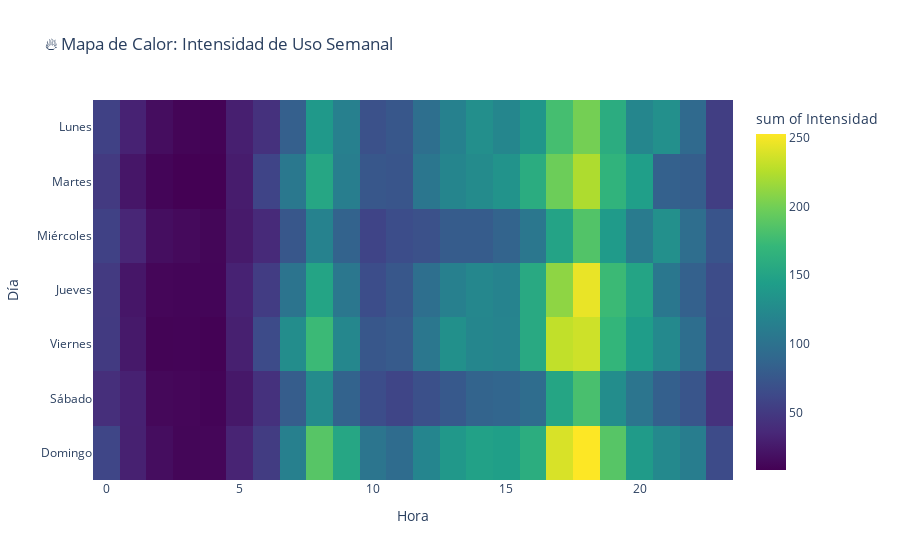

Notebook code for this chart:
### Code cell
import pandas as pd
import plotly.express as px

# 1. CARGA DE DATOS (Copiamos la lógica base)
url_bici = "https://ckan-data.montevideo.gub.uy/dataset/15a3de29-2353-4d5f-9bae-e1617fa9e974/resource/6ada7fb7-cd03-4752-8b73-ef083df739aa/download/conteo_ciclovia_2025.csv"
df = pd.read_csv(url_bici, encoding='utf-8', on_bad_lines='skip')
df.columns = df.columns.str.strip().str.lower()

# Procesamiento
df['fecha_dt'] = pd.to_datetime(df['fecha'], dayfirst=True, errors='coerce')
df['hora_num'] = pd.to_numeric(df['hora'].astype(str).str.split(':').str[0], errors='coerce')
df['total_bicis'] = df['hacia_ciudad_vieja'] + df['hacia_tres_cruces']

# 2. PREPARACIÓN PARA EL MAPA DE CALOR
# Extraemos el nombre del día y lo ordenamos para que no salga alfabético
df['dia_semana'] = df['fecha_dt'].dt.day_name()
orden_dias = ['Monday', 'Tuesday', 'Wednesday', 'Thursday', 'Friday', 'Saturday', 'Sunday']
mapa_espanol = {'Monday': 'Lunes', 'Tuesday': 'Martes', 'Wednesday': 'Miércoles', 'Thursday': 'Jueves', 
                'Friday': 'Viernes', 'Saturday': 'Sábado', 'Sunday': 'Domingo'}

# Agrupamos: Promedio de bicis por (Día, Hora)
# Esto nos dice "El Lunes a las 18hs pasan X bicis en promedio"
heatmap_data = df.groupby(['dia_semana', 'hora_num'])['total_bicis'].mean().reset_index()

# Aplicamos traducción y orden
heatmap_data['dia_label'] = heatmap_data['dia_semana'].map(mapa_espanol)

# 3. GRAFICAR (DENSITY HEATMAP)
fig = px.density_heatmap(
    heatmap_data, 
    x='hora_num', 
    y='dia_semana', # Usamos el inglés para ordenar fácil, luego cambiamos la etiqueta
    z='total_bicis', 
    nbinsx=24, 
    title='🔥 Mapa de Calor: Intensidad de Uso Semanal',
    category_orders={'dia_semana': orden_dias}, # Forza el orden Lunes-Domingo
    labels={'dia_semana': 'Día', 'hora_num': 'Hora', 'total_bicis': 'Intensidad'},
    color_continuous_scale='Viridis' # Escala de colores profesional
)

# Truco para que en el eje Y salgan los nombres en español
fig.update_yaxes(tickmode='array', tickvals=orden_dias, ticktext=list(mapa_espanol.values()))

fig.show()

### Figure 1 — Plotly figure (JSON) as saved in the notebook; plotly's stock layout.template omitted (floating-point values rounded to 4 significant figures; data arrays with more than 128 entries replaced by an {"elided": "..."} marker saying what was removed)
{"data": [{"coloraxis": "coloraxis", "histfunc": "sum", "hovertemplate": "Hora=%{x}<br>Día=%{y}<br>sum of Intensidad=%{z}<extra></extra>", "name": "", "nbinsx": 24, "type": "histogram2d", "x": {"elided": "168 int values"}, "xaxis": "x", "xbingroup": "x", "y": {"elided": "168 str values"}, "yaxis": "y", "ybingroup": "y", "z": {"elided": "168 float values"}}], "layout": {"coloraxis": {"colorbar": {"title": {"text": "sum of Intensidad"}}, "colorscale": [[0, "#440154"], [0.1111, "#482878"], [0.2222, "#3e4989"], [0.3333, "#31688e"], [0.4444, "#26828e"], [0.5556, "#1f9e89"], [0.6667, "#35b779"], [0.7778, "#6ece58"], [0.8889, "#b5de2b"], [1, "#fde725"]]}, "legend": {"tracegroupgap": 0}, "title": {"text": "🔥 Mapa de Calor: Intensidad de Uso Semanal"}, "xaxis": {"anchor": "y", "domain": [0, 1], "title": {"text": "Hora"}}, "yaxis": {"anchor": "x", "categoryarray": ["Sunday", "Saturday", "Friday", "Thursday", "Wednesday", "Tuesday", "Monday"], "categoryorder": "array", "domain": [0, 1], "tickmode": "array", "ticktext": ["Lunes", "Martes", "Miércoles", "Jueves", "Viernes", "Sábado", "Domingo"], "tickvals": ["Monday", "Tuesday", "Wednesday", "Thursday", "Friday", "Saturday", "Sunday"], "title": {"text": "Día"}}}}
